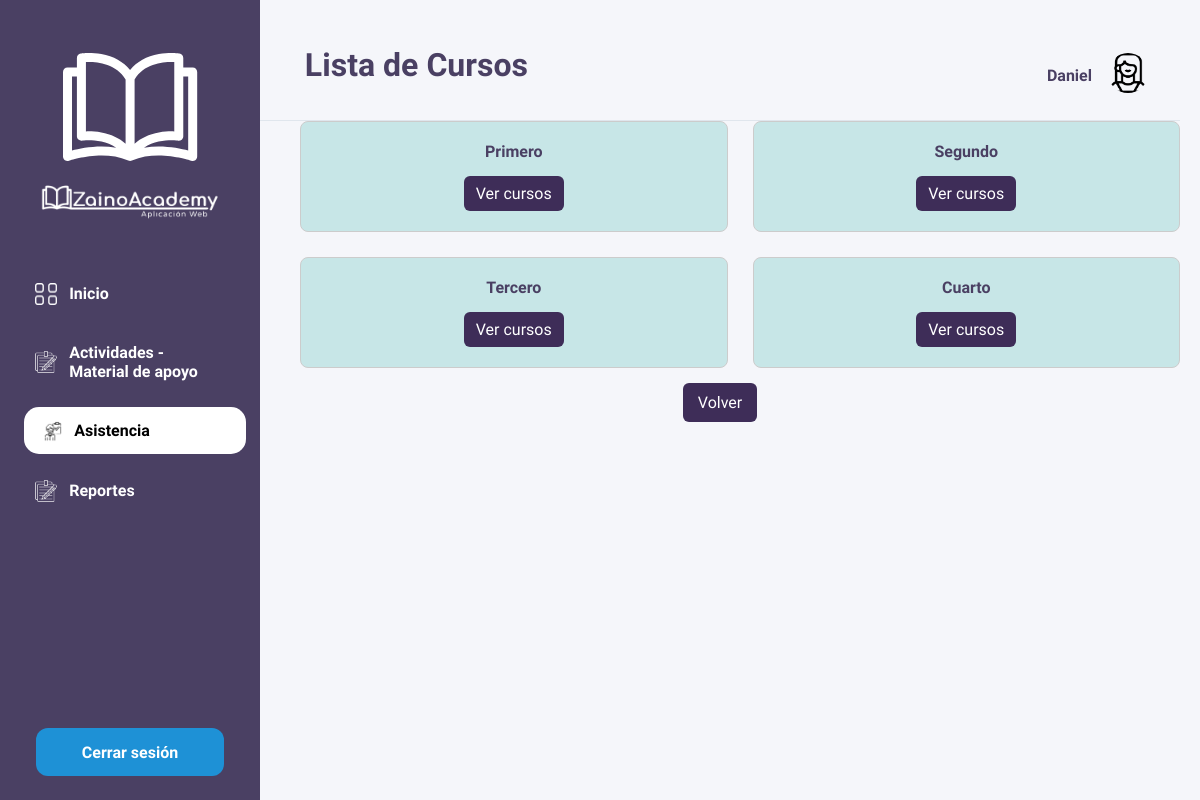
Page /profesores/asistencia/cursos/ (signed in) on the earlier database version.
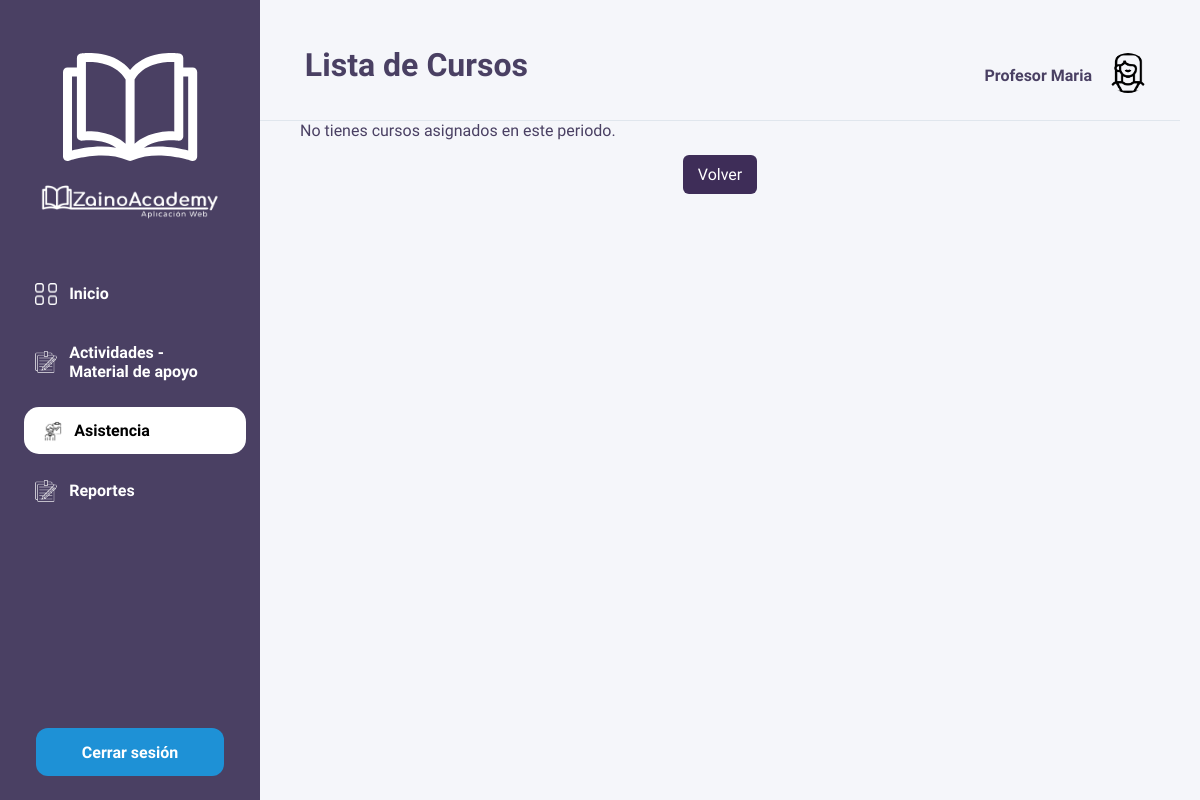
Same page on the later database version.
### zainoAcademy_app/models.py (models this page shows, shortened)
class Usuario(models.Model):
    Us_id = models.AutoField(primary_key=True)
    Us_nombre = models.CharField(max_length=30)
    Us_contraseña = models.CharField(max_length=30)
    fecha_registro = models.DateField(auto_now_add=True)
    documento = models.CharField(max_length=30)
    GENERO_CHOICES = [
        ('masculino', 'Masculino'),
        ('femenino', 'Femenino'),
        ('otro', 'Otro'),
        ('prefiero_no_decir', 'Prefiero no decir'),
    ]
    genero = models.CharField(
        max_length=30,
        choices=GENERO_CHOICES,
        blank=False
    )
    correo = models.EmailField(unique=True, null=True, blank=True)
    foto_perfil_usuario = models.ImageField(upload_to='fotos_perfil/', null=True, blank=True)
    TipoUsuario = models.ForeignKey(TipoUsuario, on_delete=models.CASCADE)
    class Meta:
        db_table = 'usuario'

class Periodo(models.Model):
    Per_id = models.AutoField(primary_key=True)
    Per_nombre = models.CharField(max_length=30)
    class Meta:
        db_table = 'periodo'

### zainoAcademy_app/views.py (the view)
# urls.py: path('profesores/asistencia/cursos/', views.asistencia_profesores_cursos, name='asistencia_profesores_cursos'),
def asistencia_profesores_cursos(request, periodo_id=None):
    usuario = get_usuario_from_session(request)
    if not usuario:
        return redirect('login')
    profesor = usuario.profesores_set.first()
    periodos = Periodo.objects.all()
    boletines = []
    if periodo_id:
        boletines = Boletin.objects.filter(Pro=profesor, Per_id=periodo_id).select_related('Cur', 'Mtr')
    return render(request, 'profesores/asistencia_profesores_cursos.html', {
        'usuario': usuario,
        'periodos': periodos,
        'periodo_id': periodo_id,
        'boletines': boletines
    })

### zainoAcademy_app/views.py (called while the page is built)
def get_usuario_from_session(request):
    usuario_id = request.session.get('usuario_id')
    if usuario_id:
        try:
            return Usuario.objects.get(Us_id=usuario_id)
        except Usuario.DoesNotExist:
            return None
    return None

### zainoAcademy_app/templates/profesores/asistencia_profesores_cursos.html
{% extends "profesores/base.html" %}
{% load static %}
{% block extra_css %}
<link rel="stylesheet" href="{% static 'css/profesores/asistencia_profesores_cursos.css' %}">
{% endblock %}
{% block page_title %}Lista de Cursos{% endblock %}
{% block mockUp %}
    <div class="cursos-grid">
      {% if boletines %}
        {% for boletin in boletines %}
          <div class="curso-card">
            <p>{{ boletin.Cur.Cur_nombre }} - {{ boletin.Mtr.Mtr_nombre }}</p>
            <a href="{% url 'asistencia_profesores_consultar' boletin.Bol_id %}" class="consultar-btn">
              Consultar asistencia
            </a>
          </div>
        {% endfor %}
      {% elif periodos %}
        {% for p in periodos %}
          <div class="curso-card">
            <p>{{ p.Per_nombre }}</p>
            <a href="{% url 'asistencia_profesores_cursos_periodo' p.Per_id %}" class="consultar-btn">
              Ver cursos
            </a>
          </div>
        {% endfor %}
      {% else %}
        <p>No tienes cursos asignados en este periodo.</p>
      {% endif %}
    </div>
    <div class="volver-section">
      <a href="{% url 'asistencia_profesores_cursos' %}" class="volver-btn">Volver</a>
    </div>
  </main>
{% endblock %}

### zainoAcademy_app/templates/profesores/base.html (shortened to what this page needs)
<!DOCTYPE html>
{% load static %}
<html lang="es">
<head>
    <link rel="stylesheet" href="{% static 'css/profesores/dashboard_profesores.css' %}">
    {% block extra_css %}{% endblock %}
</head>
<body class="dashboard-page">
    <aside class="sidebar">
        <div class="logo">
            <a href="{% url 'dashboard_profesores' %}">
            <img src="{% static 'images/acudientes/Favicon.png' %}" alt="Logo Libro"/>
            <img src="{% static 'images/acudientes/LogoNormal-removebg-preview.png' %}" alt="Logo Zaino Academy" />
            </a>
        </div>
        <nav>
            <ul class="nav-list">
                <li><a href="{% url 'dashboard_profesores' %}" class="nav-item {% if request.resolver_match.url_name == 'dashboard_profesores' %}active{% endif %}">
                    <img src="{% static 'images/profesores/inicio.png' %}" class="nav-icon" alt="Inicio">
                    Inicio
                </a></li>
                <li><a href="{% url 'actividad_profesores_consultar' %}" class="nav-item ">
                    <img src="{% static 'images/profesores/actividades.png' %}" class="nav-icon" alt="Actividades">
                    Actividades - Material de apoyo
                </a></li>
                <li><a href="{% url 'asistencia_profesores_cursos' %}" class="nav-item {% if request.resolver_match.url_name in 'asistencia_profesores_cursos, asistencia_profesores_añadir, asistencia_profesores_consultar' %}active{% endif %}">
                    <img src="{% static 'images/profesores/asistencia.png' %}" class="nav-icon" alt="Asistencia">
                    Asistencia
                </a></li>
                <li><a href="{% url 'reportes_profesores' %}" class="nav-item {% if request.resolver_match.url_name in 'reportes_profesores, reportes_profesores_descargar' %}active{% endif %}">
                    <img src="{% static 'images/profesores/reportes.png' %}" class="nav-icon" alt="Reportes">
                    Reportes
                </a></li>
            </ul>
        </nav>
        <div class="logout-container">
            <form method="POST" action="{% url 'login' %}">
                <button type="button" class="logout-btn" onclick="openModal()">Cerrar sesión</button>
            </form>
        </div>
    </aside>
    <main class="main-content">
        <header class="page-header">
            <div class="header-container">
                <h1 class="page-title">{% block page_title %}{% endblock %}</h1>
            <div class="header-icons">
                <span class="user-name">{{ usuario.Us_nombre }}</span>
                <a href="{% url 'ver_perfil_profesores' %}">
                    <img src="{% static 'images/profesores/avatarMujer.png' %}" class="user-avatar" alt="Perfil">
                </a>
            </div>
        </header>
            {% block mockUp %}
            {% endblock %}

Differences in the rows shown:
removed Periodo: Per_nombre "Primero"
removed Periodo: Per_nombre "Segundo"
removed Periodo: Per_nombre "Tercero"
removed Periodo: Per_nombre "Cuarto"
changed Usuario: Us_nombre "Daniel" → "Profesor Maria"
Other differences:
text now shown: "No tienes cursos asignados en este periodo."
